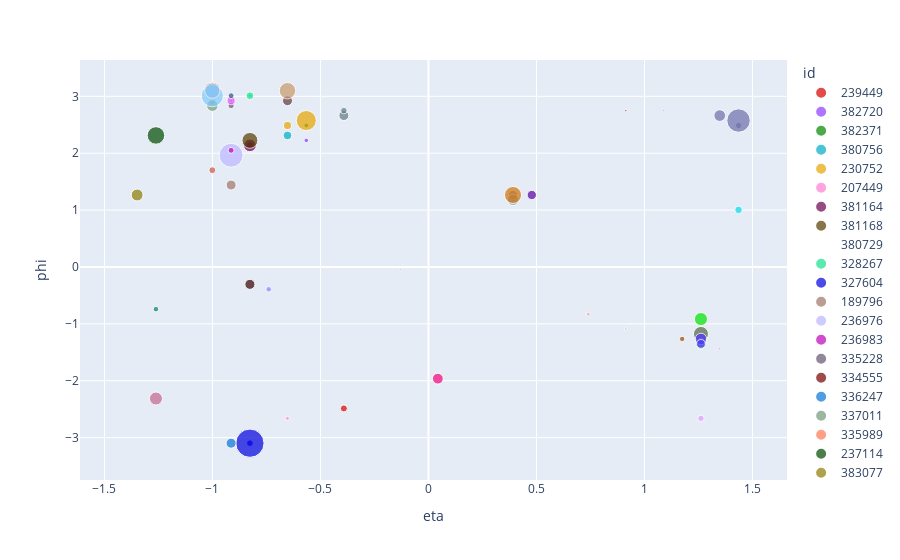

Here is the notebook cell this chart was saved with:
### Code cell
px.scatter(plot_df, x='eta', y='phi', size='energy', color='id', color_discrete_sequence=get_palette(plot_df['id']))

### Figure 1 — Plotly figure (JSON) as saved in the notebook; plotly's stock layout.template omitted (floating-point values rounded to 4 significant figures)
{"data": [{"hovertemplate": "id=239449<br>eta=%{x}<br>phi=%{y}<br>energy=%{marker.size}<extra></extra>", "legendgroup": "239449", "marker": {"color": "rgb(214, 0, 0)", "size": [0.2217], "sizemode": "area", "sizeref": 0.009039, "symbol": "circle"}, "mode": "markers", "name": "239449", "orientation": "v", "showlegend": true, "type": "scatter", "x": [-0.3915], "xaxis": "x", "y": [-2.487], "yaxis": "y"}, {"hovertemplate": "id=382720<br>eta=%{x}<br>phi=%{y}<br>energy=%{marker.size}<extra></extra>", "legendgroup": "382720", "marker": {"color": "rgb(140, 59, 255)", "size": [0.09689], "sizemode": "area", "sizeref": 0.009039, "symbol": "circle"}, "mode": "markers", "name": "382720", "orientation": "v", "showlegend": true, "type": "scatter", "x": [-0.5655], "xaxis": "x", "y": [2.225], "yaxis": "y"}, {"hovertemplate": "id=382371<br>eta=%{x}<br>phi=%{y}<br>energy=%{marker.size}<extra></extra>", "legendgroup": "382371", "marker": {"color": "rgb(1, 135, 0)", "size": [0.1065], "sizemode": "area", "sizeref": 0.009039, "symbol": "circle"}, "mode": "markers", "name": "382371", "orientation": "v", "showlegend": true, "type": "scatter", "x": [-0.5655], "xaxis": "x", "y": [2.487], "yaxis": "y"}, {"hovertemplate": "id=380756<br>eta=%{x}<br>phi=%{y}<br>energy=%{marker.size}<extra></extra>", "legendgroup": "380756", "marker": {"color": "rgb(0, 172, 198)", "size": [0.3304], "sizemode": "area", "sizeref": 0.009039, "symbol": "circle"}, "mode": "markers", "name": "380756", "orientation": "v", "showlegend": true, "type": "scatter", "x": [-0.6525], "xaxis": "x", "y": [2.313], "yaxis": "y"}, {"hovertemplate": "id=230752<br>eta=%{x}<br>phi=%{y}<br>energy=%{marker.size}<extra></extra>", "legendgroup": "230752", "marker": {"color": "rgb(230, 165, 0)", "size": [0.2906, 1.819], "sizemode": "area", "sizeref": 0.009039, "symbol": "circle"}, "mode": "markers", "name": "230752", "orientation": "v", "showlegend": true, "type": "scatter", "x": [-0.6525, -0.5655], "xaxis": "x", "y": [2.487, 2.574], "yaxis": "y"}, {"hovertemplate": "id=207449<br>eta=%{x}<br>phi=%{y}<br>energy=%{marker.size}<extra></extra>", "legendgroup": "207449", "marker": {"color": "rgb(255, 126, 209)", "size": [0.06593], "sizemode": "area", "sizeref": 0.009039, "symbol": "circle"}, "mode": "markers", "name": "207449", "orientation": "v", "showlegend": true, "type": "scatter", "x": [-0.6525], "xaxis": "x", "y": [-2.662], "yaxis": "y"}, {"hovertemplate": "id=381164<br>eta=%{x}<br>phi=%{y}<br>energy=%{marker.size}<extra></extra>", "legendgroup": "381164", "marker": {"color": "rgb(107, 0, 79)", "size": [0.2518, 0.7271], "sizemode": "area", "sizeref": 0.009039, "symbol": "circle"}, "mode": "markers", "name": "381164", "orientation": "v", "showlegend": true, "type": "scatter", "x": [-0.8265, -0.8265], "xaxis": "x", "y": [2.138, 2.138], "yaxis": "y"}, {"hovertemplate": "id=381168<br>eta=%{x}<br>phi=%{y}<br>energy=%{marker.size}<extra></extra>", "legendgroup": "381168", "marker": {"color": "rgb(87, 59, 0)", "size": [1.144], "sizemode": "area", "sizeref": 0.009039, "symbol": "circle"}, "mode": "markers", "name": "381168", "orientation": "v", "showlegend": true, "type": "scatter", "x": [-0.8265], "xaxis": "x", "y": [2.225], "yaxis": "y"}, {"hovertemplate": "id=380729<br>eta=%{x}<br>phi=%{y}<br>energy=%{marker.size}<extra></extra>", "legendgroup": "380729", "marker": {"color": "rgb(0, 86, 89)", "size": [0], "sizemode": "area", "sizeref": 0.009039, "symbol": "circle"}, "mode": "markers", "name": "380729", "orientation": "v", "showlegend": true, "type": "scatter", "x": [-0.8265], "xaxis": "x", "y": [2.4], "yaxis": "y"}, {"hovertemplate": "id=328267<br>eta=%{x}<br>phi=%{y}<br>energy=%{marker.size}<extra></extra>", "legendgroup": "328267", "marker": {"color": "rgb(21, 225, 140)", "size": [0.05586, 0.268], "sizemode": "area", "sizeref": 0.009039, "symbol": "circle"}, "mode": "markers", "name": "328267", "orientation": "v", "showlegend": true, "type": "scatter", "x": [-0.8265, -0.8265], "xaxis": "x", "y": [3.011, 3.011], "yaxis": "y"}, {"hovertemplate": "id=327604<br>eta=%{x}<br>phi=%{y}<br>energy=%{marker.size}<extra></extra>", "legendgroup": "327604", "marker": {"color": "rgb(0, 0, 221)", "size": [0.2057, 3.616], "sizemode": "area", "sizeref": 0.009039, "symbol": "circle"}, "mode": "markers", "name": "327604", "orientation": "v", "showlegend": true, "type": "scatter", "x": [-0.8265, -0.8265], "xaxis": "x", "y": [-3.098, -3.098], "yaxis": "y"}, {"hovertemplate": "id=189796<br>eta=%{x}<br>phi=%{y}<br>energy=%{marker.size}<extra></extra>", "legendgroup": "189796", "marker": {"color": "rgb(161, 117, 105)", "size": [0.4498], "sizemode": "area", "sizeref": 0.009039, "symbol": "circle"}, "mode": "markers", "name": "189796", "orientation": "v", "showlegend": true, "type": "scatter", "x": [-0.9135], "xaxis": "x", "y": [1.44], "yaxis": "y"}, {"hovertemplate": "id=236976<br>eta=%{x}<br>phi=%{y}<br>energy=%{marker.size}<extra></extra>", "legendgroup": "236976", "marker": {"color": "rgb(188, 182, 255)", "size": [2.588], "sizemode": "area", "sizeref": 0.009039, "symbol": "circle"}, "mode": "markers", "name": "236976", "orientation": "v", "showlegend": true, "type": "scatter", "x": [-0.9135], "xaxis": "x", "y": [1.963], "yaxis": "y"}, {"hovertemplate": "id=236983<br>eta=%{x}<br>phi=%{y}<br>energy=%{marker.size}<extra></extra>", "legendgroup": "236983", "marker": {"color": "rgb(191, 3, 184)", "size": [0.1628], "sizemode": "area", "sizeref": 0.009039, "symbol": "circle"}, "mode": "markers", "name": "236983", "orientation": "v", "showlegend": true, "type": "scatter", "x": [-0.9135], "xaxis": "x", "y": [2.051], "yaxis": "y"}, {"hovertemplate": "id=335228<br>eta=%{x}<br>phi=%{y}<br>energy=%{marker.size}<extra></extra>", "legendgroup": "335228", "marker": {"color": "rgb(100, 84, 114)", "size": [0.1697], "sizemode": "area", "sizeref": 0.009039, "symbol": "circle"}, "mode": "markers", "name": "335228", "orientation": "v", "showlegend": true, "type": "scatter", "x": [-0.9135], "xaxis": "x", "y": [2.836], "yaxis": "y"}, {"hovertemplate": "id=334555<br>eta=%{x}<br>phi=%{y}<br>energy=%{marker.size}<extra></extra>", "legendgroup": "334555", "marker": {"color": "rgb(121, 0, 0)", "size": [0.01995], "sizemode": "area", "sizeref": 0.009039, "symbol": "circle"}, "mode": "markers", "name": "334555", "orientation": "v", "showlegend": true, "type": "scatter", "x": [-0.9135], "xaxis": "x", "y": [2.923], "yaxis": "y"}, {"hovertemplate": "id=336247<br>eta=%{x}<br>phi=%{y}<br>energy=%{marker.size}<extra></extra>", "legendgroup": "336247", "marker": {"color": "rgb(7, 116, 216)", "size": [0.4531], "sizemode": "area", "sizeref": 0.009039, "symbol": "circle"}, "mode": "markers", "name": "336247", "orientation": "v", "showlegend": true, "type": "scatter", "x": [-0.9135], "xaxis": "x", "y": [-3.098], "yaxis": "y"}, {"hovertemplate": "id=337011<br>eta=%{x}<br>phi=%{y}<br>energy=%{marker.size}<extra></extra>", "legendgroup": "337011", "marker": {"color": "rgb(114, 154, 124)", "size": [0.2505, 0.5978], "sizemode": "area", "sizeref": 0.009039, "symbol": "circle"}, "mode": "markers", "name": "337011", "orientation": "v", "showlegend": true, "type": "scatter", "x": [-1.001, -1.001], "xaxis": "x", "y": [2.923, 2.836], "yaxis": "y"}, {"hovertemplate": "id=335989<br>eta=%{x}<br>phi=%{y}<br>energy=%{marker.size}<extra></extra>", "legendgroup": "335989", "marker": {"color": "rgb(255, 119, 82)", "size": [1.376], "sizemode": "area", "sizeref": 0.009039, "symbol": "circle"}, "mode": "markers", "name": "335989", "orientation": "v", "showlegend": true, "type": "scatter", "x": [-1.0], "xaxis": "x", "y": [3.098], "yaxis": "y"}, {"hovertemplate": "id=237114<br>eta=%{x}<br>phi=%{y}<br>energy=%{marker.size}<extra></extra>", "legendgroup": "237114", "marker": {"color": "rgb(0, 75, 0)", "size": [1.389], "sizemode": "area", "sizeref": 0.009039, "symbol": "circle"}, "mode": "markers", "name": "237114", "orientation": "v", "showlegend": true, "type": "scatter", "x": [-1.262], "xaxis": "x", "y": [2.313], "yaxis": "y"}, {"hovertemplate": "id=383077<br>eta=%{x}<br>phi=%{y}<br>energy=%{marker.size}<extra></extra>", "legendgroup": "383077", "marker": {"color": "rgb(142, 123, 1)", "size": [0.6398], "sizemode": "area", "sizeref": 0.009039, "symbol": "circle"}, "mode": "markers", "name": "383077", "orientation": "v", "showlegend": true, "type": "scatter", "x": [-1.349], "xaxis": "x", "y": [1.265], "yaxis": "y"}, {"hovertemplate": "id=388949<br>eta=%{x}<br>phi=%{y}<br>energy=%{marker.size}<extra></extra>", "legendgroup": "388949", "marker": {"color": "rgb(242, 0, 123)", "size": [0.523], "sizemode": "area", "sizeref": 0.009039, "symbol": "circle"}, "mode": "markers", "name": "388949", "orientation": "v", "showlegend": true, "type": "scatter", "x": [0.0435], "xaxis": "x", "y": [-1.963], "yaxis": "y"}, {"hovertemplate": "id=479680<br>eta=%{x}<br>phi=%{y}<br>energy=%{marker.size}<extra></extra>", "legendgroup": "479680", "marker": {"color": "rgb(142, 186, 0)", "size": [0.07104], "sizemode": "area", "sizeref": 0.009039, "symbol": "circle"}, "mode": "markers", "name": "479680", "orientation": "v", "showlegend": true, "type": "scatter", "x": [0.3915], "xaxis": "x", "y": [1.178], "yaxis": "y"}, {"hovertemplate": "id=486558<br>eta=%{x}<br>phi=%{y}<br>energy=%{marker.size}<extra></extra>", "legendgroup": "486558", "marker": {"color": "rgb(165, 123, 184)", "size": [0.3971], "sizemode": "area", "sizeref": 0.009039, "symbol": "circle"}, "mode": "markers", "name": "486558", "orientation": "v", "showlegend": true, "type": "scatter", "x": [0.3915], "xaxis": "x", "y": [1.265], "yaxis": "y"}, {"hovertemplate": "id=479367<br>eta=%{x}<br>phi=%{y}<br>energy=%{marker.size}<extra></extra>", "legendgroup": "479367", "marker": {"color": "rgb(89, 1, 163)", "size": [0.3947], "sizemode": "area", "sizeref": 0.009039, "symbol": "circle"}, "mode": "markers", "name": "479367", "orientation": "v", "showlegend": true, "type": "scatter", "x": [0.4785], "xaxis": "x", "y": [1.265], "yaxis": "y"}, {"hovertemplate": "id=319733<br>eta=%{x}<br>phi=%{y}<br>energy=%{marker.size}<extra></extra>", "legendgroup": "319733", "marker": {"color": "rgb(226, 175, 175)", "size": [0.07454], "sizemode": "area", "sizeref": 0.009039, "symbol": "circle"}, "mode": "markers", "name": "319733", "orientation": "v", "showlegend": true, "type": "scatter", "x": [0.7395], "xaxis": "x", "y": [-0.829], "yaxis": "y"}, {"hovertemplate": "id=214891<br>eta=%{x}<br>phi=%{y}<br>energy=%{marker.size}<extra></extra>", "legendgroup": "214891", "marker": {"color": "rgb(160, 58, 82)", "size": [0.02565], "sizemode": "area", "sizeref": 0.009039, "symbol": "circle"}, "mode": "markers", "name": "214891", "orientation": "v", "showlegend": true, "type": "scatter", "x": [0.9135], "xaxis": "x", "y": [2.749], "yaxis": "y"}, {"hovertemplate": "id=284296<br>eta=%{x}<br>phi=%{y}<br>energy=%{marker.size}<extra></extra>", "legendgroup": "284296", "marker": {"color": "rgb(161, 200, 200)", "size": [0.03198], "sizemode": "area", "sizeref": 0.009039, "symbol": "circle"}, "mode": "markers", "name": "284296", "orientation": "v", "showlegend": true, "type": "scatter", "x": [0.9135], "xaxis": "x", "y": [-1.091], "yaxis": "y"}, {"hovertemplate": "id=208626<br>eta=%{x}<br>phi=%{y}<br>energy=%{marker.size}<extra></extra>", "legendgroup": "208626", "marker": {"color": "rgb(158, 75, 0)", "size": [0.134], "sizemode": "area", "sizeref": 0.009039, "symbol": "circle"}, "mode": "markers", "name": "208626", "orientation": "v", "showlegend": true, "type": "scatter", "x": [1.174], "xaxis": "x", "y": [-1.265], "yaxis": "y"}, {"hovertemplate": "id=208534<br>eta=%{x}<br>phi=%{y}<br>energy=%{marker.size}<extra></extra>", "legendgroup": "208534", "marker": {"color": "rgb(84, 103, 68)", "size": [1.021], "sizemode": "area", "sizeref": 0.009039, "symbol": "circle"}, "mode": "markers", "name": "208534", "orientation": "v", "showlegend": true, "type": "scatter", "x": [1.262], "xaxis": "x", "y": [-1.178], "yaxis": "y"}, {"hovertemplate": "id=169513<br>eta=%{x}<br>phi=%{y}<br>energy=%{marker.size}<extra></extra>", "legendgroup": "169513", "marker": {"color": "rgb(186, 195, 137)", "size": [0.02512], "sizemode": "area", "sizeref": 0.009039, "symbol": "circle"}, "mode": "markers", "name": "169513", "orientation": "v", "showlegend": true, "type": "scatter", "x": [-0.1305], "xaxis": "x", "y": [-0.04363], "yaxis": "y"}, {"hovertemplate": "id=165<br>eta=%{x}<br>phi=%{y}<br>energy=%{marker.size}<extra></extra>", "legendgroup": "165", "marker": {"color": "rgb(94, 123, 135)", "size": [0.4465, 0.1928], "sizemode": "area", "sizeref": 0.009039, "symbol": "circle"}, "mode": "markers", "name": "165", "orientation": "v", "showlegend": true, "type": "scatter", "x": [-0.3915, -0.3915], "xaxis": "x", "y": [2.662, 2.749], "yaxis": "y"}, {"hovertemplate": "id=326540<br>eta=%{x}<br>phi=%{y}<br>energy=%{marker.size}<extra></extra>", "legendgroup": "326540", "marker": {"color": "rgb(96, 56, 59)", "size": [0.4457], "sizemode": "area", "sizeref": 0.009039, "symbol": "circle"}, "mode": "markers", "name": "326540", "orientation": "v", "showlegend": true, "type": "scatter", "x": [-0.6525], "xaxis": "x", "y": [2.923], "yaxis": "y"}, {"hovertemplate": "id=335213<br>eta=%{x}<br>phi=%{y}<br>energy=%{marker.size}<extra></extra>", "legendgroup": "335213", "marker": {"color": "rgb(130, 135, 255)", "size": [0.1394], "sizemode": "area", "sizeref": 0.009039, "symbol": "circle"}, "mode": "markers", "name": "335213", "orientation": "v", "showlegend": true, "type": "scatter", "x": [-0.7395], "xaxis": "x", "y": [-0.3927], "yaxis": "y"}, {"hovertemplate": "id=389626<br>eta=%{x}<br>phi=%{y}<br>energy=%{marker.size}<extra></extra>", "legendgroup": "389626", "marker": {"color": "rgb(56, 0, 0)", "size": [0.4575], "sizemode": "area", "sizeref": 0.009039, "symbol": "circle"}, "mode": "markers", "name": "389626", "orientation": "v", "showlegend": true, "type": "scatter", "x": [-0.8265], "xaxis": "x", "y": [-0.3054], "yaxis": "y"}, {"hovertemplate": "id=336252<br>eta=%{x}<br>phi=%{y}<br>energy=%{marker.size}<extra></extra>", "legendgroup": "336252", "marker": {"color": "rgb(226, 82, 255)", "size": [0.2974], "sizemode": "area", "sizeref": 0.009039, "symbol": "circle"}, "mode": "markers", "name": "336252", "orientation": "v", "showlegend": true, "type": "scatter", "x": [-0.9135], "xaxis": "x", "y": [2.923], "yaxis": "y"}, {"hovertemplate": "id=330765<br>eta=%{x}<br>phi=%{y}<br>energy=%{marker.size}<extra></extra>", "legendgroup": "330765", "marker": {"color": "rgb(47, 82, 130)", "size": [0.1574], "sizemode": "area", "sizeref": 0.009039, "symbol": "circle"}, "mode": "markers", "name": "330765", "orientation": "v", "showlegend": true, "type": "scatter", "x": [-0.9135], "xaxis": "x", "y": [3.011], "yaxis": "y"}, {"hovertemplate": "id=332802<br>eta=%{x}<br>phi=%{y}<br>energy=%{marker.size}<extra></extra>", "legendgroup": "332802", "marker": {"color": "rgb(126, 202, 255)", "size": [2.215, 1.051], "sizemode": "area", "sizeref": 0.009039, "symbol": "circle"}, "mode": "markers", "name": "332802", "orientation": "v", "showlegend": true, "type": "scatter", "x": [-1.001, -1.001], "xaxis": "x", "y": [3.011, 3.098], "yaxis": "y"}, {"hovertemplate": "id=98<br>eta=%{x}<br>phi=%{y}<br>energy=%{marker.size}<extra></extra>", "legendgroup": "98", "marker": {"color": "rgb(196, 102, 142)", "size": [0.7728], "sizemode": "area", "sizeref": 0.009039, "symbol": "circle"}, "mode": "markers", "name": "98", "orientation": "v", "showlegend": true, "type": "scatter", "x": [-1.261], "xaxis": "x", "y": [-2.313], "yaxis": "y"}, {"hovertemplate": "id=194279<br>eta=%{x}<br>phi=%{y}<br>energy=%{marker.size}<extra></extra>", "legendgroup": "194279", "marker": {"color": "rgb(0, 128, 105)", "size": [0.1408], "sizemode": "area", "sizeref": 0.009039, "symbol": "circle"}, "mode": "markers", "name": "194279", "orientation": "v", "showlegend": true, "type": "scatter", "x": [-1.262], "xaxis": "x", "y": [-0.7418], "yaxis": "y"}, {"hovertemplate": "id=479366<br>eta=%{x}<br>phi=%{y}<br>energy=%{marker.size}<extra></extra>", "legendgroup": "479366", "marker": {"color": "rgb(145, 158, 182)", "size": [0.5783], "sizemode": "area", "sizeref": 0.009039, "symbol": "circle"}, "mode": "markers", "name": "479366", "orientation": "v", "showlegend": true, "type": "scatter", "x": [0.3915], "xaxis": "x", "y": [1.178], "yaxis": "y"}, {"hovertemplate": "id=469163<br>eta=%{x}<br>phi=%{y}<br>energy=%{marker.size}<extra></extra>", "legendgroup": "469163", "marker": {"color": "rgb(204, 116, 7)", "size": [1.311], "sizemode": "area", "sizeref": 0.009039, "symbol": "circle"}, "mode": "markers", "name": "469163", "orientation": "v", "showlegend": true, "type": "scatter", "x": [0.3915], "xaxis": "x", "y": [1.265], "yaxis": "y"}, {"hovertemplate": "id=411539<br>eta=%{x}<br>phi=%{y}<br>energy=%{marker.size}<extra></extra>", "legendgroup": "411539", "marker": {"color": "rgb(126, 42, 142)", "size": [0.01137], "sizemode": "area", "sizeref": 0.009039, "symbol": "circle"}, "mode": "markers", "name": "411539", "orientation": "v", "showlegend": true, "type": "scatter", "x": [1.087], "xaxis": "x", "y": [2.749], "yaxis": "y"}, {"hovertemplate": "id=351185<br>eta=%{x}<br>phi=%{y}<br>energy=%{marker.size}<extra></extra>", "legendgroup": "351185", "marker": {"color": "rgb(0, 189, 163)", "size": [0], "sizemode": "area", "sizeref": 0.009039, "symbol": "circle"}, "mode": "markers", "name": "351185", "orientation": "v", "showlegend": true, "type": "scatter", "x": [1.087], "xaxis": "x", "y": [3.098], "yaxis": "y"}, {"hovertemplate": "id=252215<br>eta=%{x}<br>phi=%{y}<br>energy=%{marker.size}<extra></extra>", "legendgroup": "252215", "marker": {"color": "rgb(45, 177, 82)", "size": [0.4759], "sizemode": "area", "sizeref": 0.009039, "symbol": "circle"}, "mode": "markers", "name": "252215", "orientation": "v", "showlegend": true, "type": "scatter", "x": [1.262], "xaxis": "x", "y": [-1.353], "yaxis": "y"}, {"hovertemplate": "id=204099<br>eta=%{x}<br>phi=%{y}<br>energy=%{marker.size}<extra></extra>", "legendgroup": "204099", "marker": {"color": "rgb(77, 51, 255)", "size": [0.6007, 0.3516], "sizemode": "area", "sizeref": 0.009039, "symbol": "circle"}, "mode": "markers", "name": "204099", "orientation": "v", "showlegend": true, "type": "scatter", "x": [1.262, 1.262], "xaxis": "x", "y": [-1.265, -1.353], "yaxis": "y"}, {"hovertemplate": "id=410653<br>eta=%{x}<br>phi=%{y}<br>energy=%{marker.size}<extra></extra>", "legendgroup": "410653", "marker": {"color": "rgb(0, 228, 0)", "size": [0.7741], "sizemode": "area", "sizeref": 0.009039, "symbol": "circle"}, "mode": "markers", "name": "410653", "orientation": "v", "showlegend": true, "type": "scatter", "x": [1.262], "xaxis": "x", "y": [-0.9163], "yaxis": "y"}, {"hovertemplate": "id=203067<br>eta=%{x}<br>phi=%{y}<br>energy=%{marker.size}<extra></extra>", "legendgroup": "203067", "marker": {"color": "rgb(255, 0, 205)", "size": [0.01891], "sizemode": "area", "sizeref": 0.009039, "symbol": "circle"}, "mode": "markers", "name": "203067", "orientation": "v", "showlegend": true, "type": "scatter", "x": [1.349], "xaxis": "x", "y": [-1.44], "yaxis": "y"}, {"hovertemplate": "id=361323<br>eta=%{x}<br>phi=%{y}<br>energy=%{marker.size}<extra></extra>", "legendgroup": "361323", "marker": {"color": "rgb(200, 87, 72)", "size": [0.2135], "sizemode": "area", "sizeref": 0.009039, "symbol": "circle"}, "mode": "markers", "name": "361323", "orientation": "v", "showlegend": true, "type": "scatter", "x": [-1.001], "xaxis": "x", "y": [1.702], "yaxis": "y"}, {"hovertemplate": "id=412381<br>eta=%{x}<br>phi=%{y}<br>energy=%{marker.size}<extra></extra>", "legendgroup": "412381", "marker": {"color": "rgb(228, 156, 255)", "size": [0.1875], "sizemode": "area", "sizeref": 0.009039, "symbol": "circle"}, "mode": "markers", "name": "412381", "orientation": "v", "showlegend": true, "type": "scatter", "x": [1.262], "xaxis": "x", "y": [-2.662], "yaxis": "y"}, {"hovertemplate": "id=212597<br>eta=%{x}<br>phi=%{y}<br>energy=%{marker.size}<extra></extra>", "legendgroup": "212597", "marker": {"color": "rgb(28, 161, 255)", "size": [0], "sizemode": "area", "sizeref": 0.009039, "symbol": "circle"}, "mode": "markers", "name": "212597", "orientation": "v", "showlegend": true, "type": "scatter", "x": [1.349], "xaxis": "x", "y": [2.225], "yaxis": "y"}, {"hovertemplate": "id=84<br>eta=%{x}<br>phi=%{y}<br>energy=%{marker.size}<extra></extra>", "legendgroup": "84", "marker": {"color": "rgb(110, 112, 170)", "size": [0.617, 0.1821, 2.485], "sizemode": "area", "sizeref": 0.009039, "symbol": "circle"}, "mode": "markers", "name": "84", "orientation": "v", "showlegend": true, "type": "scatter", "x": [1.349, 1.436, 1.436], "xaxis": "x", "y": [2.662, 2.487, 2.574], "yaxis": "y"}, {"hovertemplate": "id=326336<br>eta=%{x}<br>phi=%{y}<br>energy=%{marker.size}<extra></extra>", "legendgroup": "326336", "marker": {"color": "rgb(200, 154, 105)", "size": [1.228], "sizemode": "area", "sizeref": 0.009039, "symbol": "circle"}, "mode": "markers", "name": "326336", "orientation": "v", "showlegend": true, "type": "scatter", "x": [-0.6525], "xaxis": "x", "y": [3.098], "yaxis": "y"}, {"hovertemplate": "id=383078<br>eta=%{x}<br>phi=%{y}<br>energy=%{marker.size}<extra></extra>", "legendgroup": "383078", "marker": {"color": "rgb(119, 86, 59)", "size": [0], "sizemode": "area", "sizeref": 0.009039, "symbol": "circle"}, "mode": "markers", "name": "383078", "orientation": "v", "showlegend": true, "type": "scatter", "x": [-1.436], "xaxis": "x", "y": [1.963], "yaxis": "y"}, {"hovertemplate": "id=147<br>eta=%{x}<br>phi=%{y}<br>energy=%{marker.size}<extra></extra>", "legendgroup": "147", "marker": {"color": "rgb(3, 218, 230)", "size": [0.2551], "sizemode": "area", "sizeref": 0.009039, "symbol": "circle"}, "mode": "markers", "name": "147", "orientation": "v", "showlegend": true, "type": "scatter", "x": [1.436], "xaxis": "x", "y": [1.004], "yaxis": "y"}], "layout": {"legend": {"itemsizing": "constant", "title": {"text": "id"}, "tracegroupgap": 0}, "margin": {"t": 60}, "xaxis": {"anchor": "y", "domain": [0, 1], "title": {"text": "eta"}}, "yaxis": {"anchor": "x", "domain": [0, 1], "title": {"text": "phi"}}}}
